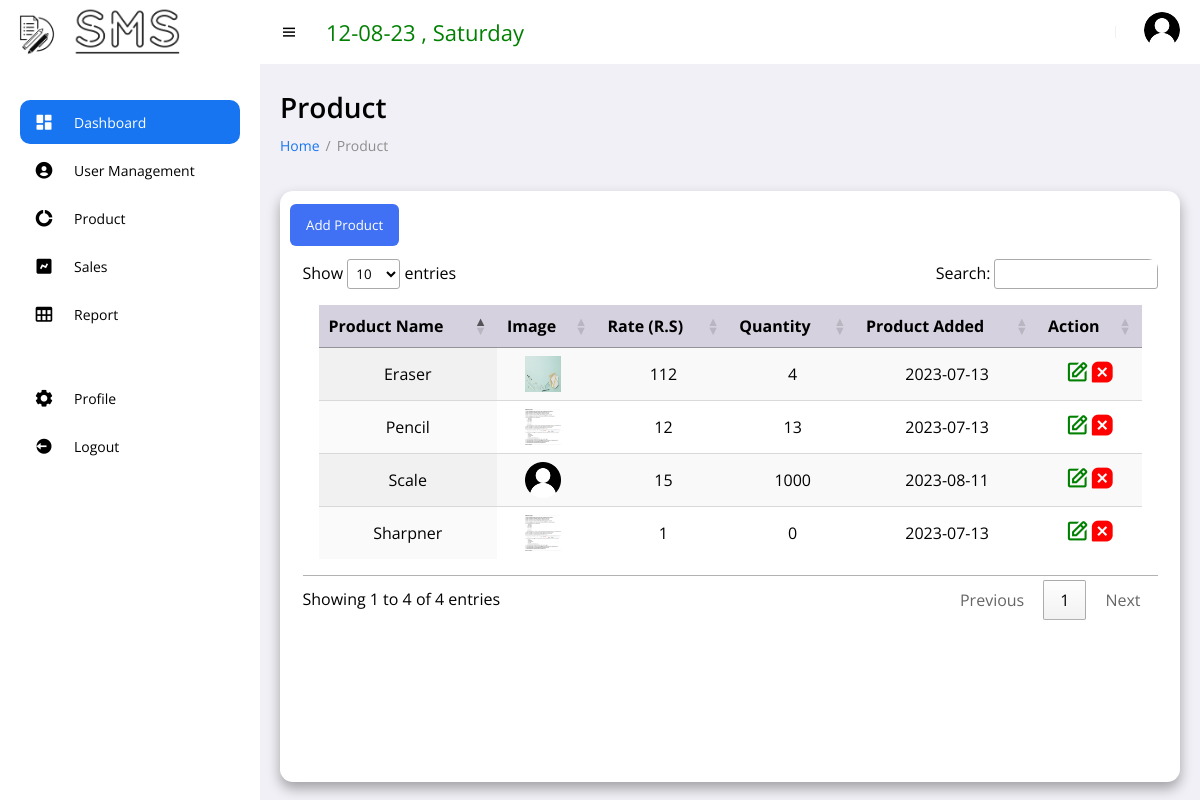
Page /manageproduct.php (signed in) on the committed database.
### tables this page shows
CREATE TABLE `product` (
  `product_id` int(11) NOT NULL,
  `product_name` varchar(255) NOT NULL,
  `product_bought` int(255) NOT NULL,
  `product_stock` int(255) NOT NULL,
  `product_image` varchar(255) NOT NULL,
  `product_add_date` date NOT NULL DEFAULT current_timestamp()
);

### manageproduct.php (the view, shortened to what this page needs)
<!DOCTYPE html>
<html lang="en">
<head>
	<link href='https://unpkg.com/boxicons@2.0.9/css/boxicons.min.css' rel='stylesheet'>
	<link rel="stylesheet" href="assets/css/style.css">
	<link rel="stylesheet" href="assets/css/add.css">
    <link rel="stylesheet" href="https://cdn.datatables.net/1.13.6/css/jquery.dataTables.min.css">
</head>
<body>
<section id="sidebar">
    <?php
        if($_SESSION['user_type'] == 1){
            include 'layouts/user_menu.php';
        }
        else{
            include 'layouts/admin_menu.php';
        }
    ?>
<main >
    <h1 class="title">Product</h1>
    <ul class="breadcrumbs">
        <li><a href="admin_dashboard.php">Home</a></li>
        <li class="divider">/</li>
        <li><a href="product.php" class="active">Product</a></li>
    </ul>
    <div class="content">
    <section class="modal">
            <button class="modal__button">
                <a href="addproduct.php"> Add Product </a>
            </button>
        </section>
        <div class="table">
            <section class="table_body">
                <table id="table" class="display" style="width:100%">
                    <?php
                        include 'includes/connection.php';
                    ?>
                    <thead>
                        <tr>
                            <th>Product Name</th>
                            <th>Image</th>
                            <th>Rate (R.S) </th>
                            <th>Quantity</th>
                            <th>Product Added</th>
                            <th >Action</th>
                        </tr>
                    </thead>
                    <tbody>
                        <?php
                            $query = "SELECT * FROM product ORDER BY product_id DESC";
                            $result = mysqli_query($con,$query);
                            while($row= mysqli_fetch_array($result)){
                                $id = $row['product_id'];
                                $name = $row['product_name'];
                                $bought = $row['product_bought'];
                                $stock = $row['product_stock'];
                                $time = $row['product_add_date'];
                            ?>
                            <tr>
                                <td><?php  echo $name?></td>
                                <td><img src="<?php echo "images/".$row['product_image']; ?>" alt="image" width="100px" height="100px"></td>
                                <td><?php  echo $bought ?></td>
                                <td><?php  echo $stock ?></td>
                                <td><?php  echo $time ?></td>
                                <td><a href="./updateproduct.php?id=<?php echo $id; ?>"><i class='bx bx-edit' style="font-size:25px;color:green;"></i></a><a onclick="return confirm('Are you sure you want to delete?')" href="./deleteproduct.php?id=<?php echo $id; ?>"><i class='bx bxs-message-square-x' style="font-size:25px;color:red;"></i></a></td>
                            </tr>
                    <?php
                    }
                    ?>
                    </tbody>
                </table>
            </section>
        </div>
    </div>
</main>
</section>
</body>
</html>

### assets/css/style.css (style rules this page uses)
* { font-family: 'Open Sans', sans-serif; margin: 0; padding: 0; box-sizing: border-box; }
:root { --grey: #F1F0F6; --dark-grey: #8D8D8D; --light: #fff; --dark: #000; --green: #81D43A; --light-green: #E3FFCB; --blue: #1775F1; --light-blue: #D0E4FF; --dark-blue: #0C5FCD; --red: #FC3B56; }
body { background: var(--grey); overflow-x: hidden; }
a { text-decoration: none; }
li { list-style: none; }
#sidebar { position: fixed; max-width: 260px; width: 100%; background: var(--light); top: 0; left: 0; height: 100%; overflow-y: auto; scrollbar-width: none; transition: all .3s ease; z-index: 200; }
main { width: 100%; padding: 24px 20px 20px 20px; }
main .title { font-size: 28px; font-weight: 600; margin-bottom: 10px; }
main .breadcrumbs { display: flex; grid-gap: 6px; }
main .breadcrumbs li, main .breadcrumbs li a { font-size: 14px; }
main .breadcrumbs li a { color: var(--blue); }
main .breadcrumbs li a.active, main .breadcrumbs li.divider { color: var(--dark-grey); pointer-events: none; }
main .content { width: 100%; min-height: 50vh; margin-top: 36px; background-color: white; box-shadow: 0 .4rem .8rem #0005; border-radius: .8rem; }
main .table { width: 100%; height: 67vh; overflow: hidden; }
.modal { margin: 0 10px 0 10px; }
.modal__button { display: inline-block; font-weight: 400; color: #FFF; background-color: #4070f4; margin-top: .8rem; padding: 0.75rem 1rem; border: none; border-radius: 6px; }
.modal__button a { text-decoration: none; color: white; }
.table td img { width: 36px; height: 36px; margin-right: 8px; vertical-align: middle; }
main .content .table_body { width: 95%; max-height: calc(89% - .16rem); background-color: #fffb; margin: .8rem auto; border-radius: .6rem; overflow: auto; }
table { width: 100%; overflow: auto; }
table, th, td { border-collapse: collapse; padding: 1rem; text-align: center; }
thead th { position: sticky; top: 0; left: 0; background-color: #d5d1defe; }
tbody tr:nth-child(even) { background-color: #0000000b; }

### rows in the picture
product: product_name "Scale", product_image (placeholder picture), product_bought "15", product_stock "1000", product_add_date "2023-08-11"
product: product_name "Pencil", product_image (picture), product_bought "12", product_stock "13", product_add_date "2023-07-13"
product: product_name "Eraser", product_image (picture), product_bought "112", product_stock "4", product_add_date "2023-07-13"
product: product_name "Sharpner", product_image (picture), product_bought "1", product_stock "0", product_add_date "2023-07-13"
